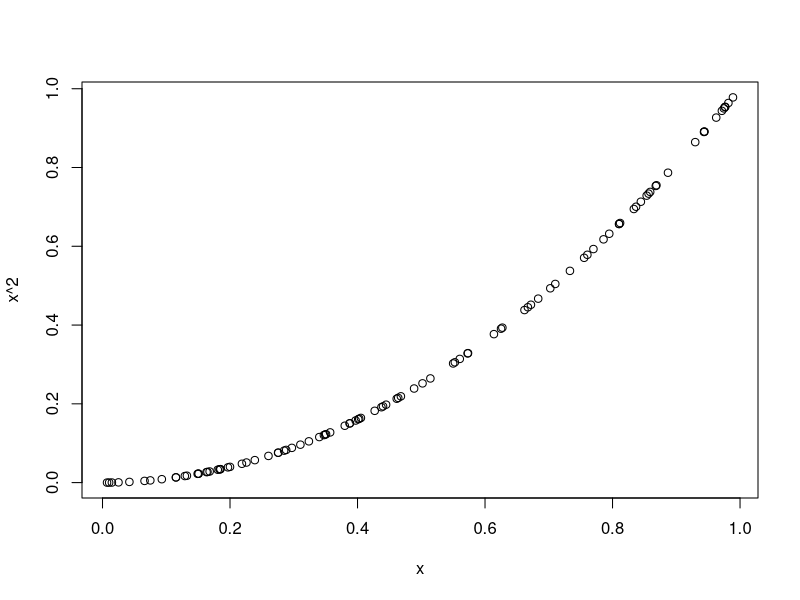
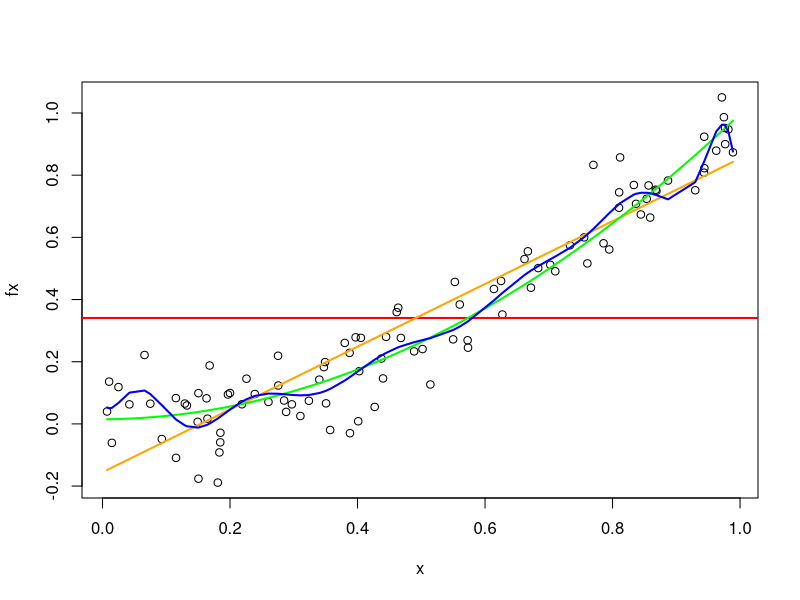
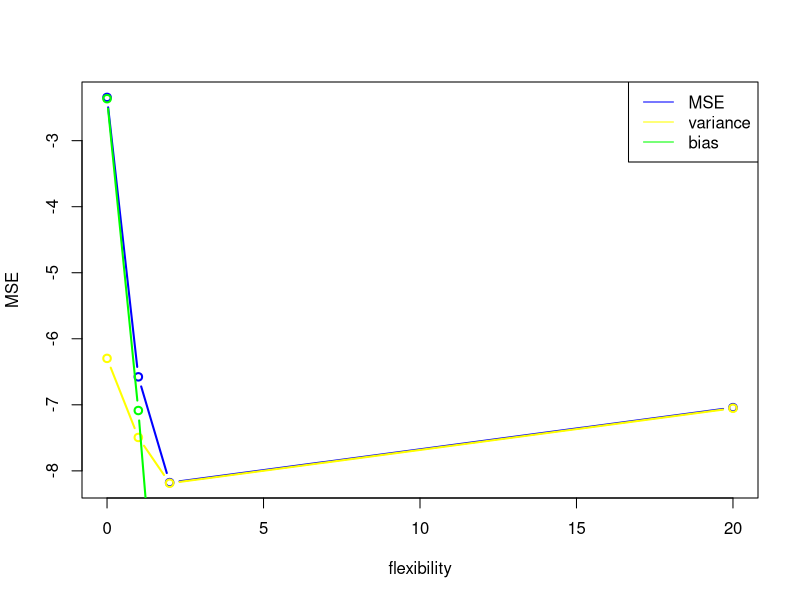

The R source for these figures, in order:
set.seed(1)
epsilon=rnorm(100,0,0.1)
set.seed(2)
x=runif(100,0,1)

#fx=x^2
fx=x^2+epsilon
plot(x,x^2)
plot(x,fx)

f0=mean(fx)
f1=lm(fx~x)
f2=lm(fx~poly(x,2,raw=TRUE))
f3=lm(fx~poly(x,20,raw = TRUE))

sortIndices=order(x)
xSort=x[sortIndices]


abline(h=f0,col="red",lwd=2)
lines(xSort,predict(f1,newdata=data.frame(x=xSort)),col="orange",lwd=2)
lines(xSort,predict(f2,newdata=data.frame(x=xSort)),col="green",lwd=2)
lines(xSort,predict(f3,newdata=data.frame(x=xSort)),col="blue",lwd=2)

#newdata/test
set.seed(3)
newx=runif(1,0,1)
newfx=newx^2

#f had 1

fh1=numeric(30)
for(i in 1:30){
  epsilon1=rnorm(100,0,0.1)
  x1=runif(100,0,1)
  fx1=x1^2+epsilon1
  fh1[i]=mean(fx1)
}
fh1

#f had 2

fh2=numeric(30)
for(i in 1:30){
  epsilon2=rnorm(100,0,0.1)
  x2=runif(100,0,1)
  fx2=x2^2+epsilon2
  f02=lm(fx2~x2)
  fh2[i] <- predict(f02, newdata = data.frame(x2 = newx))
}
fh2

#f had 3 : train

fh3=numeric(30)
for(i in 1:30){
  epsilon3=rnorm(100,0,0.1)
  x3=runif(100,0,1)
  fx3=x3^2+epsilon3
  f03=lm(fx3~poly(x3,2,raw=TRUE))
  fh3[i] <- predict(f03, newdata = data.frame(x3 = newx))
  
}
fh3


#f had 4 : train

fh4=numeric(30)
for(i in 1:30){
  epsilon4=rnorm(100,0,0.1)
  x4=runif(100,0,1)
  fx4=x4^2+epsilon4
  f04=lm(fx4~poly(x4,20,raw = TRUE))
  fh4[i] <- predict(f04, newdata = data.frame(x4 = newx))
}
fh4


#mse f had test
#p=0
abias=(mean(fh1)- newfx)
#avar=mean((fh1-mean(fh1))^2)
avar=var(fh1)
amse=abias^2+avar

#p=1
bbias=(mean(fh2)- newfx)
#bvar=mean((fh2-mean(fh2))^2)
bvar=var(fh2)
bmse=bbias^2+bvar

#p=2
cbias=(mean(fh3)- newfx)
#cvar=mean((fh3-mean(fh3))^2)
cvar=var(fh3)
cmse=cbias^2+cvar

#p=20
dbias=(mean(fh4)- newfx)
#dvar=mean((fh4-mean(fh4))^2)
dvar=var(fh4)
dmse=dbias^2+dvar

aa=log(c(abias^2,bbias^2,cbias^2,dbias^2))
bb=c(0,1,2,20)
cc=log(c(avar,bvar,cvar,dvar))
dd=log(c(amse,bmse,cmse,dmse))
plot(bb,dd,xlab="flexibility",ylab="MSE", type = "b", col = "blue",lwd=2)
lines(bb,cc, type = "b", col = "yellow",lwd=2)
lines(bb,aa, type = "b", col = "green",lwd=2)
legend("topright",legend=c("MSE","variance","bias"),col=c("blue","yellow","green"),lty=1)

